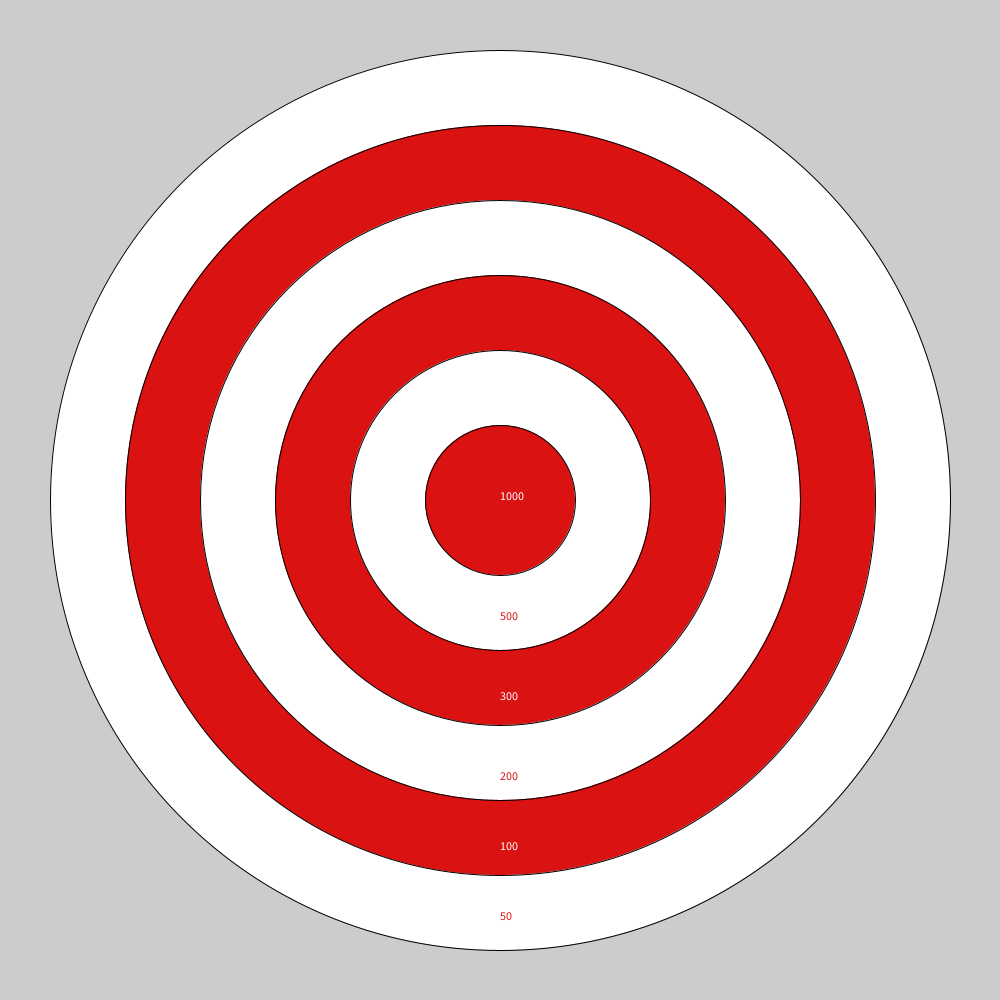
Frame 1 (no input)
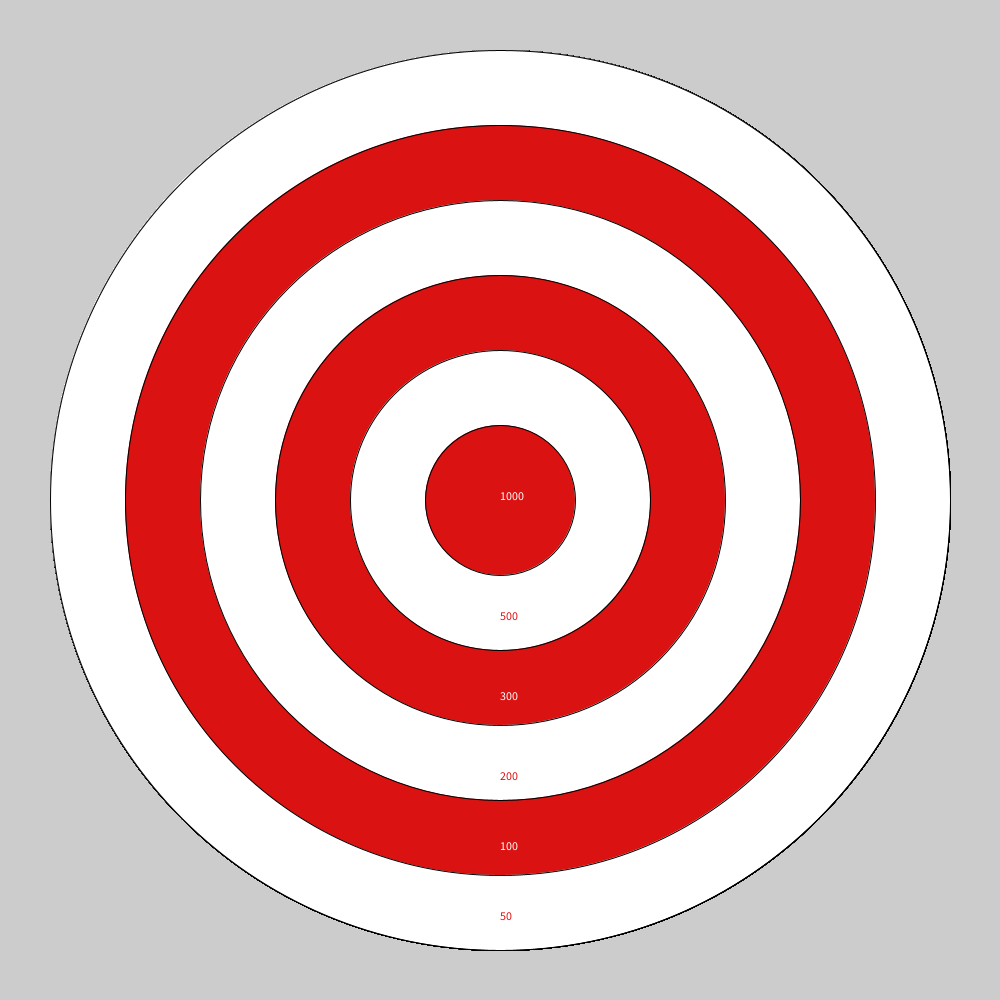
Frame 60 (the mouse pressed at the canvas centre just before this capture)
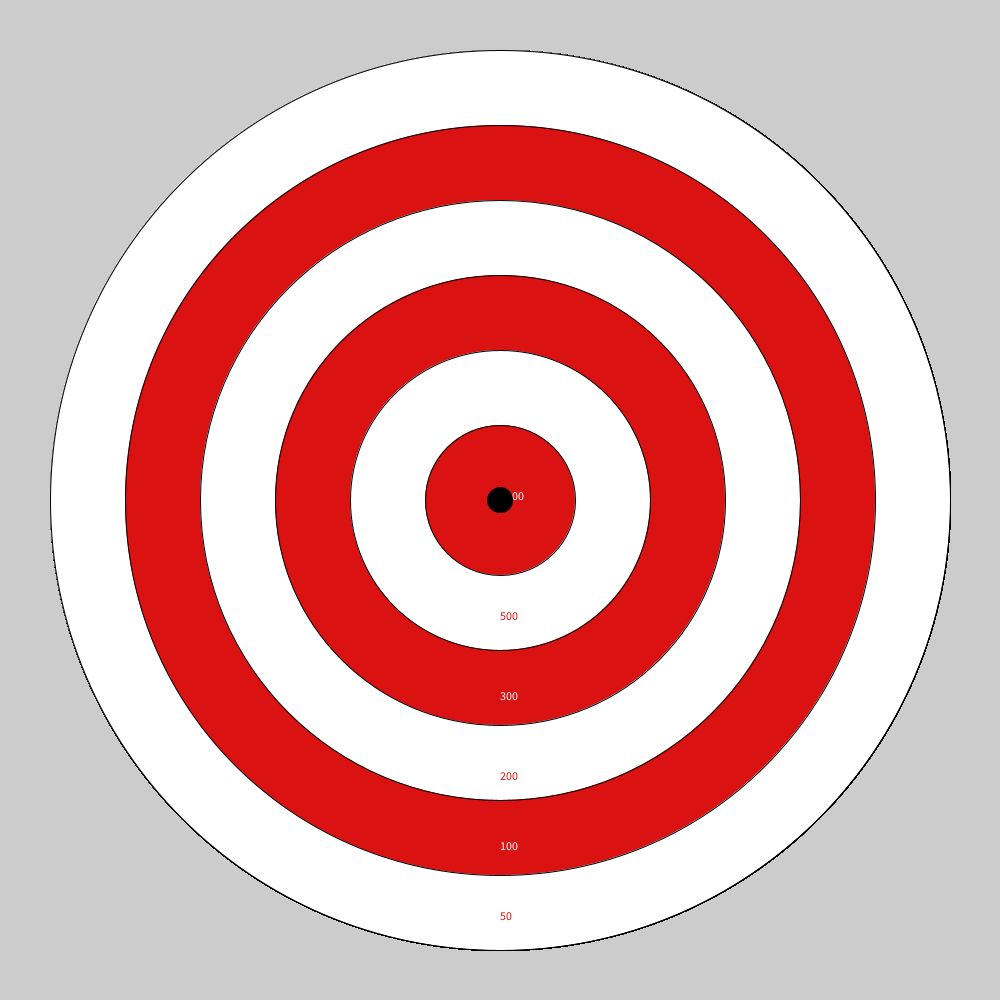
Frame 120 (the mouse held since frame 60 and released just before this capture)

The Processing sketch that drew these frames (run headless with seeded random() and noise(); from frame 60 on, the mouse is pressed at the canvas centre):

// Processing sketch: sketch_150923a
// ── sketch_150923a.pde
void setup(){
  size(1000,1000); 
}
void draw(){
  for(int i = 6; i > 0;i--){
    if(i%2==0){
   fill(255,255,255);
  }
  if(i%2==1){
  fill(219, 18, 18);
  }
    ellipse(500, 500, i*150, i*150);
}
fill(255,255,255);
text("1000", 500, 500);
text("300", 500, 700);
text("100", 500, 850);
fill(219, 18, 18);
text("500", 500, 620);
text("200", 500, 780);
text("50", 500, 920);
fill(0,0,0);
 if (mousePressed){
 ellipse(mouseX, mouseY, 25, 25);
}
}
